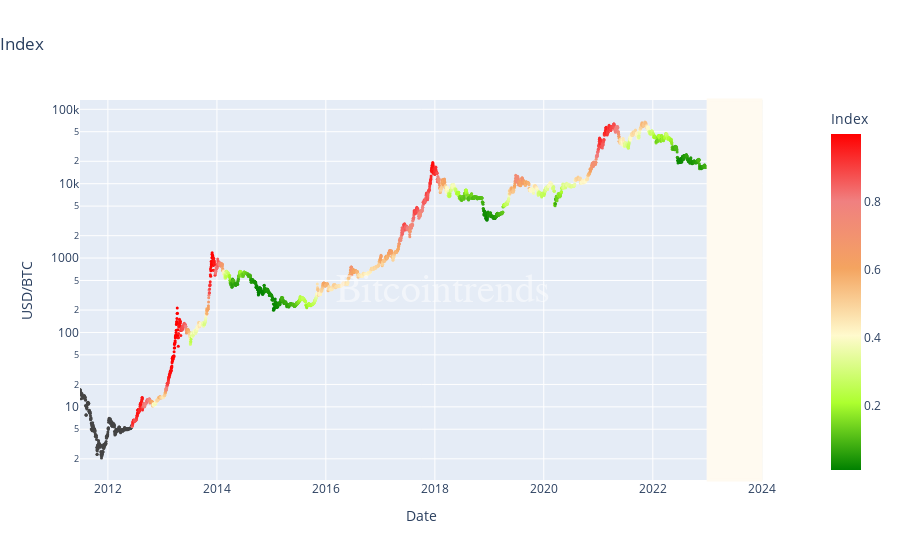

This figure's notebook cell:
### Code cell
x.calculate(df_bitcoin_org.copy(), axes[0])

### Figure 1 — Plotly figure (JSON) as saved in the notebook; plotly's stock layout.template omitted (floating-point values rounded to 4 significant figures; data arrays with more than 128 entries replaced by an {"elided": "..."} marker saying what was removed)
{"data": [{"customdata": {"elided": "4577 float values"}, "hovertemplate": "$%{y:.1f}<br>Index: %{customdata:2.f}", "marker": {"color": {"elided": "4577 float values"}, "colorbar": {"title": {"text": "Index"}}, "colorscale": [[0, "green"], [0.2, "greenyellow"], [0.4, "lemonchiffon"], [0.6, "sandybrown"], [0.8, "lightcoral"], [1, "red"]], "showscale": true, "size": 3}, "mode": "markers", "name": "Price", "type": "scatter", "x": {"elided": "4577 str values"}, "xaxis": "x", "y": {"elided": "4577 float values"}, "yaxis": "y"}], "layout": {"annotations": [{"font": {"color": "white", "family": "Arial", "size": 40}, "name": "draft watermark", "opacity": 0.5, "showarrow": false, "text": "Bitcointrends", "textangle": 0, "x": 0.5, "xref": "paper", "y": 0.5, "yref": "paper"}], "autosize": true, "coloraxis": {"colorbar": {"title": {"text": "Your Title"}}}, "hovermode": "x unified", "shapes": [{"fillcolor": "floralWhite", "layer": "above", "line": {"color": "floralWhite", "dash": "solid", "width": 3}, "opacity": 1, "type": "rect", "x0": "2023-01-07T00:00:00", "x1": "2024-01-06T00:00:00", "y0": 0, "y1": 1, "yref": "paper"}], "title": {"text": "Index", "x": 0}, "xaxis": {"anchor": "y", "domain": [0, 0.94], "range": ["2011-06-28T00:00:00", "2024-01-06T00:00:00"], "rangeslider": {"visible": false}, "title": {"text": "Date"}}, "yaxis": {"anchor": "x", "domain": [0, 1], "title": {"text": "USD/BTC"}, "type": "log"}, "yaxis2": {"anchor": "x", "overlaying": "y", "side": "right"}}}
